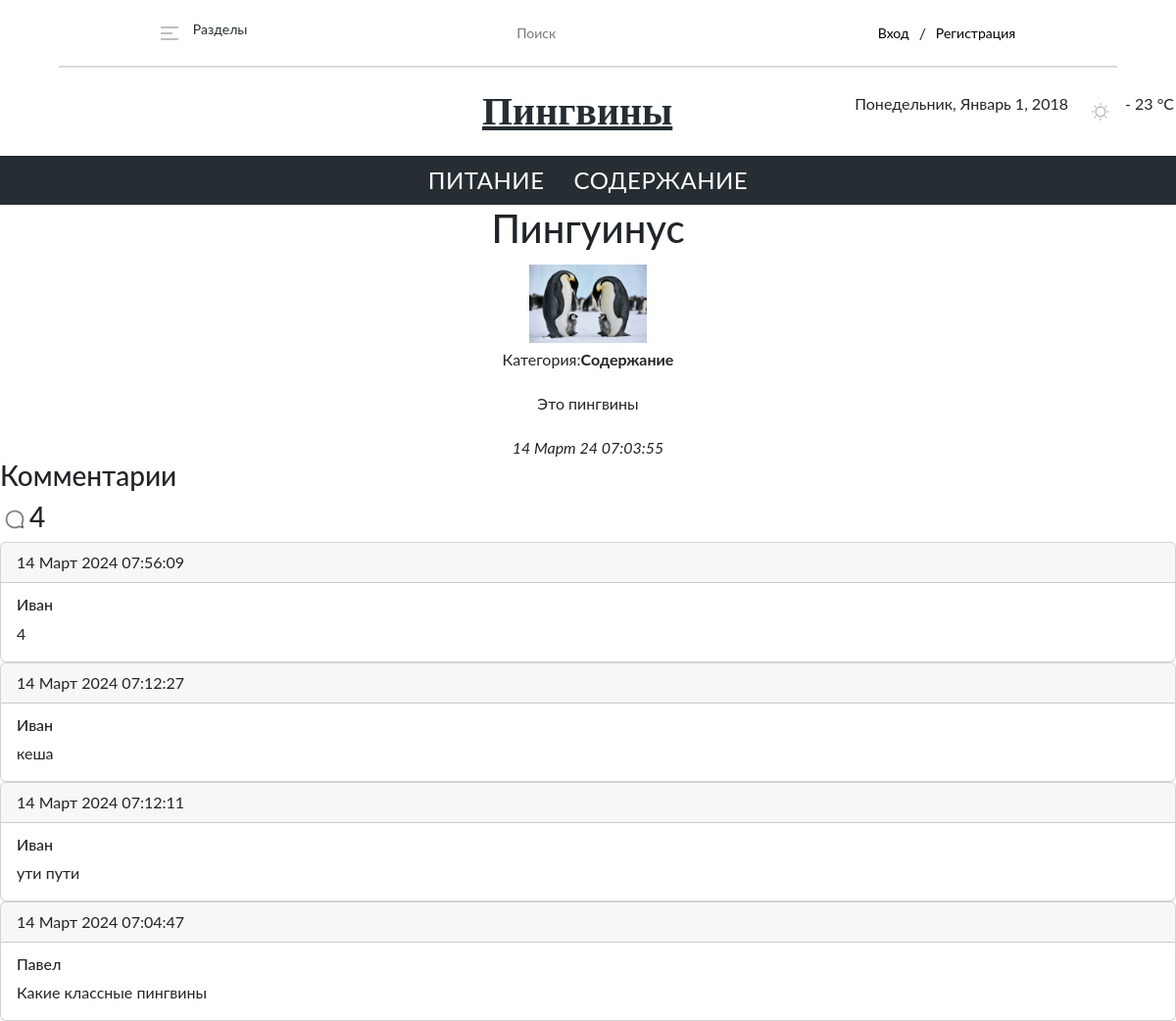
The page /Battalov-penguins/oneNew.php?new=20 on the database its author committed.
### tables this page shows
CREATE TABLE `categories` (
  `category_id` int(11) NOT NULL,
  `name` varchar(20) NOT NULL
);

CREATE TABLE `news` (
  `news_id` int(11) NOT NULL,
  `image` varchar(70) NOT NULL,
  `title` varchar(50) NOT NULL,
  `content` text NOT NULL,
  `category_id` int(11) NOT NULL,
  `publish_date` datetime NOT NULL DEFAULT CURRENT_TIMESTAMP
);

CREATE TABLE `comments` (
  `comment_id` int(11) NOT NULL,
  `news_id` int(11) NOT NULL,
  `user_id` int(11) NOT NULL,
  `comment_text` text NOT NULL,
  `comment_date` datetime NOT NULL DEFAULT CURRENT_TIMESTAMP
);

CREATE TABLE `users` (
  `user_id` int(11) NOT NULL,
  `login` varchar(20) NOT NULL,
  `name` varchar(50) NOT NULL,
  `pass` varchar(50) NOT NULL
);

### Battalov-penguins/oneNew.php (the view, shortened to what this page needs)
<?php
include "header.php";
include "connect.php";
$new_id = isset($_GET["new"]) ? $_GET["new"] :false;
$query_getnew = "select news.*, categories.name from news inner join categories on news.category_id = categories.category_id where news_id = $new_id";
$new_info = mysqli_fetch_assoc(mysqli_query($con, $query_getnew));
$date = date("d-m-y  h:m:s", strtotime($new_info["publish_date"]));
$month = [
    "01" => 'Январь',
    "02" => 'Февраль',
    "03" => 'Март',
    "04" => 'Апрель',
    "05" => 'Май',
    "06" => 'Июнь',
    "07" => 'Июль',
    "08" => 'Август',
    "09" => 'Сентябрь',
    "10" => 'Октябрь',
    "11" => 'Ноябрь',
    "12" => 'Декабрь'
];
function date_new($date_old){
    global $month;
    $date = date("d.m.Y H:i:s", strtotime($date_old));
    return substr($date, 0,2) ." ". $month[substr($date,3,2)]." ". substr($date, 6);
}
$m_text = $month[substr($date, 3, 2)];
$publish_date = substr($date, 0,2). " " . $m_text .  " " . substr($date, 6);
$comments_result = mysqli_query($con, "SELECT comments.*, users.name FROM comments INNER JOIN users ON comments.user_id = users.user_id WHERE news_id = $new_id ORDER BY comment_date DESC");
$comments = mysqli_fetch_all($comments_result);
$comments_count = mysqli_num_rows($comments_result);
?>
<!DOCTYPE html>
<html lang="en">
<head>
    <link rel="stylesheet" href="style.css">
    <link href="https://cdn.jsdelivr.net/npm/bootstrap@5.2.3/dist/css/bootstrap.min.css"      rel="stylesheet">
</head>
<body>
<div class="container">
    <?php
    echo "<h1 class='post-text'>" . $new_info["title"] ."</h1>";
    echo "<div class='post_img' style='background-image:url(images/news/" . $new_info['image'] . ")'></div>";
    echo "<p 'post-cat'>Категория:<b>". $new_info["name"] ."</b></i>";
    echo "<p class = 'description'>". $new_info['content'] ."</p>";
    echo "<i>". $publish_date ."</i>";
    echo "</div>"
    ?>
 <h3>Комментарии </h3>
    <h3><img style="height: 30px;" src="images/free-icon-comment-2414210.png" alt=""><?= $comments_count ?></h3>
    <?php if (mysqli_num_rows($comments_result)) {
        foreach ($comments as $comment){ ?>
        <div class="card text-left">
            <div class="card-header">
                <?=date_new($comment[4])?>
            </div>
        <div class="card-body">
            <h6 class="card-subtitle mb-2 text-body-secondary">
            <?= $comment[5]?>
            </h6>
            <p class="card-text">
                <?=$comment[3]?>
            </p>
        </div>
        </div>
    <?php }}else
    echo "<i>Комментариев пока нет!</1>"; ?>
</body>
</html>

### Battalov-penguins/header.php (shortened to what this page needs)
<?php
require "connect.php";
$query_get_category = "select * from categories";
$categories = mysqli_fetch_all(mysqli_query($con, $query_get_category));
?>
<!DOCTYPE html>
<html>
<head>
    <link rel='stylesheet' type='text/css' media='screen' href='style.css'>
    <link rel="stylesheet" href="style.css">
</head>
<body>
    <header>
    <div class="nav-header">
                <div class="sections">
                    <img src="images/Hamburger menu.png" alt="">
                    <h2>Разделы</h2>
                </div>
                <form id="search-form" action="/" method="get">
                    <input class="poisk" type="search" id='search' name="search" placeholder="Поиск">
                </form>
                <div class="vhod">
                <?php if(!isset($_SESSION["user_id"])) { ?>
                    <a href="auth.php">Вход</a>/<a href="reg.php">Регистрация</a>
                <?php } else { ?>
                    <a href="signout.php">Выход</a>
                <?php } ?>
                </div>
        </div>
        <div class="Pinguins-and-date-and-temp">
            <a href="index.php" class="namePost1">Пингвины</a>
            <div class="date-and-temp">
                <p>Понедельник, Январь 1, 2018</p>
                <div class="temp-content">
                    <img src="images/Sun.svg" alt="">
                    <p>- 23 °C</p>
                </div>
            </div>
        </div>
    </header>
    <main>
    <div class="text-main">
        <?php
         foreach($categories as $category){
            echo "<li><a href='/?new=" . $category[0] . "'>$category[1]</a></li>";
            }
        ?>
    </div>
</main>

### Battalov-penguins/style.css (style rules this page uses)
* { margin: 0; padding: 0; font-family: "Lato", sans-serif; }
.nav-header h2 { color: var(--Base-Grey-100, #262D33); font-size: 14px; font-style: normal; font-weight: 400; line-height: 20px; }
.sections { display: flex; align-items: center; gap: 15px; }
.vhod { display: flex; align-items: center; gap: 10px; }
.vhod a { color: var(--Base-Grey-85, #4B5157); font-size: 14px; font-style: normal; font-weight: 400; line-height: 20px; text-decoration: none; }
.poisk { width: 50%; height: 10%; padding: 10px; margin: 15px; color: var(--Base-Grey-50, #939699); font-size: 14px; font-style: normal; font-weight: 400; line-height: 20px; border: none; }
form { display: flex; flex-direction: column; align-items: center; justify-content: center; }
.Pinguins-and-date-and-temp { display: flex; justify-content: center; gap: 186px; padding: 20px 0 20px 490px; }
.date-and-temp { display: flex; align-items: center; gap: 23px; }
.temp-content { display: flex; align-items: center; gap: 15px; }
.nav-header { display: flex; width: 90%; align-items: center; justify-content: space-around; border-bottom: 2px solid #D9DADB ; margin: auto; }
.namePost1 { color: var(--Base-Grey-100, #262D33); text-align: center; font-family: Roboto Slab; font-size: 40px; font-style: normal; font-weight: 700; line-height: 50px; }
form { display: flex; flex-direction: column; align-items: center; }
.vhod a { color: black; text-decoration: none; }
main { background-color:#262D33 ; width: 100%; height: 50px; }
.text-main { height: 50px; display: flex; justify-content: center; gap: 30px; color: #FFF; color: var(--Base-White, #FFF); font-size: 24px; font-style: normal; font-weight: 400; line-height: 20px; letter-spacing: 0.5px; text-transform: uppercase; align-items: center; list-style-type: none; }
.text-main a { text-decoration: none; color: #FFF; }
.post_img { width: 100%; height: 10vh; overflow: hidden; background-repeat: no-repeat; background-size: contain; background-position: center; }
.container { display: flex; flex-direction: column; align-items: center; gap: 5px; }
a { text-decoration: none; color: black; }

### rows shown on the page
categories: name "ПИТАНИЕ"
categories: name "СОДЕРЖАНИЕ"
news: title "Пингуинус", image (picture), category.name "Содержание", content "Это пингвины", publish_date "14 Март 24 07:03:55"
comments: comment_date "14 Март 2024 07:56:09", user.name "Иван", comment_text "4"
comments: comment_date "14 Март 2024 07:12:27", user.name "Иван", comment_text "кеша"
comments: comment_date "14 Март 2024 07:12:11", user.name "Иван", comment_text "ути пути"
comments: comment_date "14 Март 2024 07:04:47", user.name "Павел", comment_text "Какие классные пингвины"

### other values the page prints
$comments_count "4"
